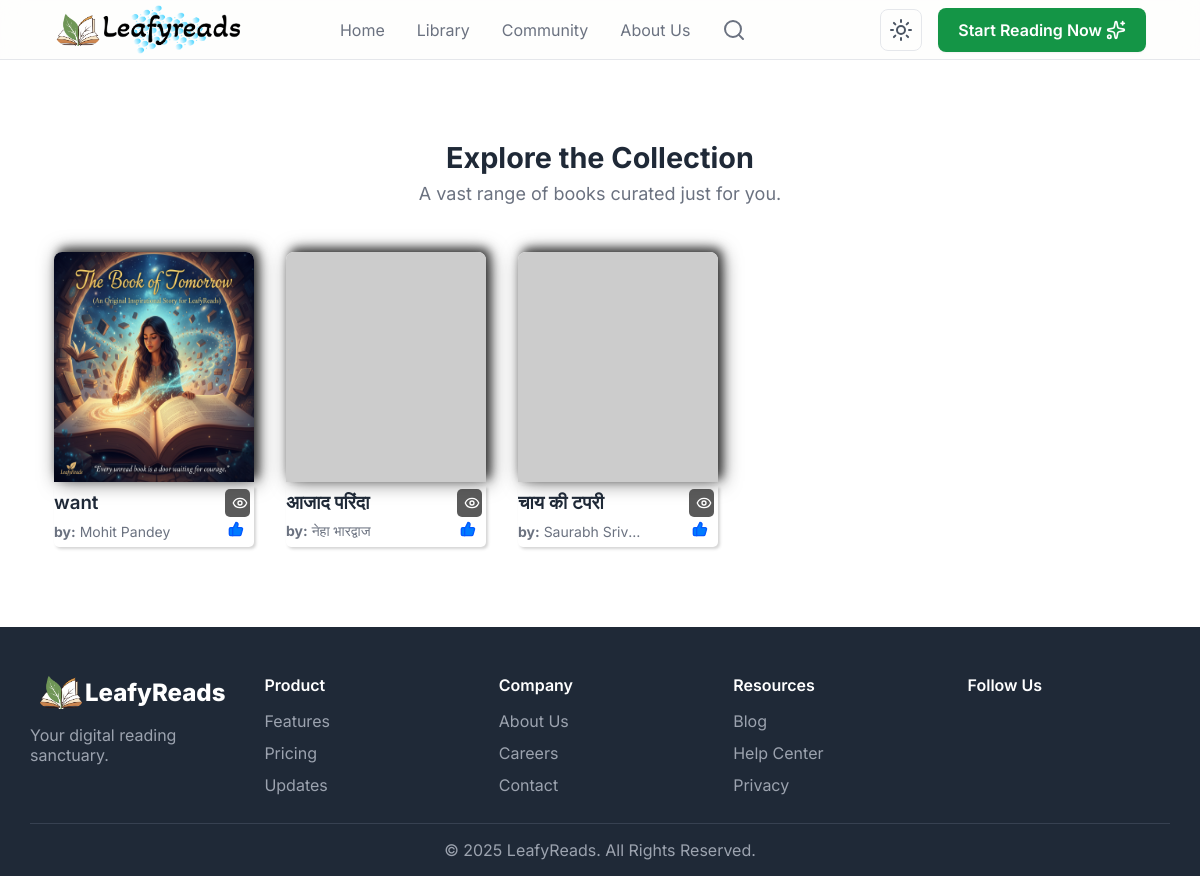
Page /book/search-results-of/ on the committed database.
### books/models.py (models this page shows, shortened)
class Book(models.Model):
    title = models.CharField(max_length=200, unique=True)
    slug = models.SlugField(unique=True)
    author = models.CharField(max_length=100)
    genre = models.ForeignKey(Genre, on_delete=models.SET_NULL, null=True, related_name='books')
    price = models.DecimalField(max_digits=8, decimal_places=2, blank=True, null=True)
    isbn = models.CharField(max_length=20, blank=True, null=True)
    cover_front = models.ImageField(upload_to=book_media_upload_path)
    pdf_file = models.FileField(upload_to=book_media_upload_path, blank=True, null=True)
    is_published = models.BooleanField(default=True)
    uploaded_at = models.DateTimeField(auto_now_add=True)
    updated_at = models.DateTimeField(auto_now=True)
    audio_file = models.FileField(upload_to='sounds/', null=True, blank=True)
    objects = BookQuerySet.as_manager()
    class Meta:
        ordering = ['-uploaded_at']
        indexes = [
            models.Index(fields=['slug']),           # Existing index
            models.Index(fields=['title']),          # Existing index
            models.Index(fields=['genre']),          # Added index for genre filtering
            models.Index(fields=['-uploaded_at']),   # Added index for ordering by uploaded_at
            GinIndex(fields=['title', 'author']),    # Added for PostgreSQL full-text search
        ]

### books/views.py (the view, shortened to what this page needs)
# urls.py: path('search-results-of/', views.searchbooks, name='searchbooks'),
def searchbooks(request):
    book_query = request.GET.get('search', '').strip()
    books_list = (
        Book.objects
        .select_related('genre', 'genre__category')
        .defer('pdf_file', 'audio_file', 'price', 'isbn', 'updated_at')
        .order_by('-uploaded_at')
    )
    paginator = Paginator(books_list, 30)
    books = paginator.get_page(request.GET.get('page'))
    return render(request, 'library.html', {
        'books': books,
        'search': book_query,
        'title': f"Search results for '{book_query}'" if book_query else "All Books",
    })

### books/templates/library.html (shortened to what this page needs)
{% extends 'base.html' %}
{% load static %}
{% block css %}
  <link rel="stylesheet" href="{% static 'css/library.css' %}" />
{% endblock %}
{% block body %}
  <section class="bg-white">
    <div class="container">
        {% if search and not books%}
        <div class="fallback-modern">
          <div class="fallback-card">
            <img class="fallback-icon" src="https://cdn-icons-png.flaticon.com/512/4076/4076549.png" loading="lazy" alt="No books" />
            <h2>Oops! No books here yet...</h2>
            <p>Hmm... Looks like we couldn’t find anything for <strong>"{{ search }}"</strong> search results:(</p>
            <a href="{% url 'library' %}" class="fallback-link">Explore Library</a>
          </div>
        </div>
      {% else %}
        <div class="section-header">
          {% if search %}
          <h2 style="font-size: 1.8rem;">Search results for <u>{{search}}</u></h2>
          {% else %}
          {% if title == "Your Wishlist" %}
          <h2 style="font-size: 1.8rem;">Your Saved Books</h2>
          <p>Read anytime, anywhere.</p>
          {% else %}
          <h2 style="font-size: 1.8rem;">Explore the Collection {{category}}</h2>
          <p>A vast range of books curated just for you.</p>
          {% endif %}
          {% endif %}
        </div>
        <div class="books-grid">
          {% for book in books %}
            <div class="book-item" style="position: relative;">
              <a href="{% url 'book' book.slug %}">
                <img src="{{ book.cover_front.url }}" alt="Book Cover 1" loading="lazy" onerror="this.onerror=null;this.src='https://placehold.co/400x600/cccccc/ffffff?text=Image+Failed';" />
                <div style="box-shadow: 2px 2px 3px #3a3a3a38;border-radius: 0px 0px 5px 5px;">
              <div class="readby">
                <h3 class="truncate">{{ book.title }}</h3>
                <div class="views">
                  <h4>{{ book.readby_count }}</h4> <i style="width: 16px;" data-lucide="eye"></i>
                </div>
              </div>
               <div style="display: flex;justify-content: space-between;align-items: center;" class="truncate">
                <p><span style="font-weight: 700;">by:</span> {{ book.author }}</p>
                <div style="font-weight: 700;"><i style="height: 16px;fill: #007BFF;color: #0358ff;" data-lucide="thumbs-up"></i>{{ book.likes_count }}</div>
              </div>
            </div>
              </a>
            </div>
          {% endfor %}
        </div>
        {% endif %}
      </div>
  </section>
{% endblock %}

### static/css/home.css (style rules this page uses)
:root { --color-primary: #149546; --color-primary-hover: #2563EB; --color-bg: #F8F7F4; --color-text-dark: #1a1a1a; --color-text-medium: #4B5563; --color-text-light: #6B7280; --color-white: #ffffff; --color-border: #E5E7EB; --color-header-bg: rgba(255, 255, 255, 0.8); --color-card-bg: #F9FAFB; --color-card-border: #F3F4F6; --color-logo-dark: #1F2937; --color-hero-heading: #111827 }
* { margin: 0; padding: 0; box-sizing: border-box }
body { font-family: 'Inter', sans-serif; background-color: var(--color-bg); color: var(--color-text-dark); -webkit-font-smoothing: antialiased; -moz-osx-font-smoothing: grayscale; transition: background-color 0.3s ease, color 0.3s ease }
:root { --bg-color: rgba(243, 243, 243, 0.881); --bg-hover-color: #e9e9e9; --text-color: #202020; --border-color: #e1e1e1; --shadow-color: rgba(0, 0, 0, 0.1); --separator-color: #dcdcdc; --shortcut-color: #6a6a6a; }
a { text-decoration: none; color: inherit }
.container { width: 95%; margin-left: auto; margin-right: auto; padding-left: 1.5rem; padding-right: 1.5rem }
section { padding: 5rem 0 }
.section-header { text-align: center; margin-bottom: 3rem }
.section-header h2 { font-size: 2.25rem; font-weight: 700; color: var(--color-logo-dark); transition: color 0.3s ease }
.section-header p { font-size: 1.125rem; color: var(--color-text-light); margin-top: .5rem; transition: color 0.3s ease }
.bg-white { background-color: var(--color-white); transition: background-color 0.3s ease }
.books-grid { display: grid; grid-template-columns: repeat(2, 1fr); gap: 1.5rem }
.book-item { width: 200px }
.book-item img { width: 100%; height: 230px; border-radius: .5rem .5rem 0 0; box-shadow: 4px 0 20px -1px rgb(0 0 0 / .64), 4px -4px 10px 0 rgb(0 0 0 / .64); aspect-ratio: 2 / 3; object-fit: fill; border-bottom: none; transition: transform 0.5s ease, box-shadow 0.5s ease }
.book-item h3 { font-weight: 600; color: var(--color-logo-dark); white-space: nowrap; overflow: hidden; text-overflow: ellipsis; transition: color 0.3s ease; padding: 5px 0 5px 0; }
.book-item p { font-size: .875rem; color: var(--color-text-light); transition: color 0.3s ease; padding-bottom: 2px; width: 65%; text-overflow: ellipsis; overflow: hidden; }
.book-item div { color: var(--color-text-light); transition: color 0.3s ease; padding-right: 2px; padding-bottom: 2px; }
.readby { display: flex; justify-content: space-between; align-items: center; }
.views { display: flex; justify-content: center; align-items: center; gap: 2px; background: rgb(63 63 63 / 86%); padding: 2px 5px; border-radius: 5px; font-size: 14px; color: rgb(255, 255, 255) !important; }
.truncate { width: 100%; white-space: nowrap; overflow: hidden; text-overflow: ellipsis }
@media (min-width:640px) { .books-grid { grid-template-columns: repeat(3, 1fr) } }
@media (min-width:768px) { .section-header h2 { font-size: 2.25rem } }
@media (min-width:768px) { .books-grid { grid-template-columns: repeat(4, 1fr); gap: 2rem } }
@media (min-width:1024px) { .books-grid { grid-template-columns: repeat(6, 1fr) } }

### static/css/searchnav.css (style rules this page uses)
::placeholder { color: #aaa; }

### rows in the picture
Book: cover_front (picture), title "want", author "Mohit Pandey"
Book: title "आजाद परिंदा", author "नेहा भारद्वाज"
Book: title "चाय की टपरी", author "Saurabh Sriv…"
